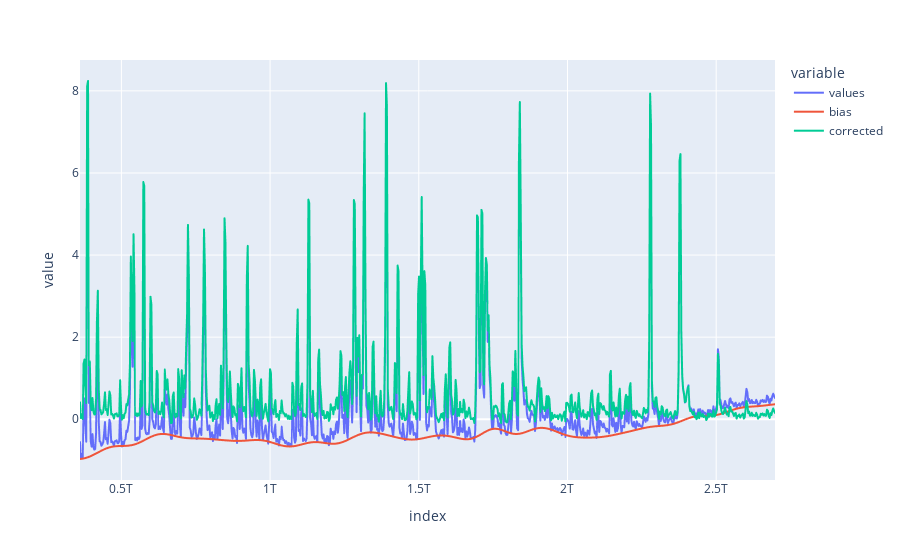

The code cell stored with this chart in its notebook:
### Markdown cell above
Filtrage des hautes fréquences et soustraction du biais :

### Code cell
if (tools.NOISE_FREQ is None):
    newdf['corrected'] = newdf['values'] - newdf['bias']
else :
    newdf['corrected'] = tools.butter_lowpass_filter(newdf['values'], tools.NOISE_FREQ, 1/tools.PERIOD*1000) # on perd la hauteur relative entre les pics parfois
    newdf['corrected'] = newdf['corrected'] - newdf['bias']
newdf.plot()

### Figure 1 — Plotly figure (JSON) as saved in the notebook; plotly's stock layout.template omitted (floating-point values rounded to 4 significant figures; data arrays with more than 128 entries replaced by an {"elided": "..."} marker saying what was removed)
{"data": [{"hovertemplate": "variable=values<br>index=%{x}<br>value=%{y}<extra></extra>", "legendgroup": "values", "line": {"color": "#636efa", "dash": "solid"}, "mode": "lines", "name": "values", "showlegend": true, "type": "scattergl", "x": {"elided": "780 int values"}, "xaxis": "x", "y": {"elided": "780 float values"}, "yaxis": "y"}, {"hovertemplate": "variable=bias<br>index=%{x}<br>value=%{y}<extra></extra>", "legendgroup": "bias", "line": {"color": "#EF553B", "dash": "solid"}, "mode": "lines", "name": "bias", "showlegend": true, "type": "scattergl", "x": {"elided": "780 int values"}, "xaxis": "x", "y": {"elided": "780 float values"}, "yaxis": "y"}, {"hovertemplate": "variable=corrected<br>index=%{x}<br>value=%{y}<extra></extra>", "legendgroup": "corrected", "line": {"color": "#00cc96", "dash": "solid"}, "mode": "lines", "name": "corrected", "showlegend": true, "type": "scattergl", "x": {"elided": "780 int values"}, "xaxis": "x", "y": {"elided": "780 float values"}, "yaxis": "y"}], "layout": {"legend": {"title": {"text": "variable"}, "tracegroupgap": 0}, "margin": {"t": 60}, "xaxis": {"anchor": "y", "domain": [0, 1], "title": {"text": "index"}}, "yaxis": {"anchor": "x", "domain": [0, 1], "title": {"text": "value"}}}}
